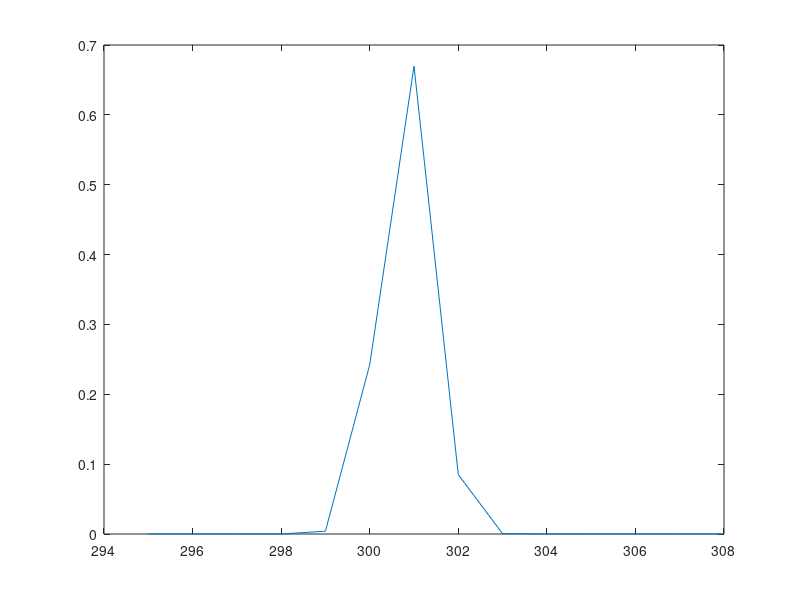

Write the MATLAB code that produced this figure.


a = [301 300.2 300.7 301.2 301.7 299.7 301.2 300.7 301.2 300.7]

mt = 300
ma = mean(a)
mi = max(a)

%systematisk fejl
Es = ma - mt
%Tilfældige fejl
Er = mi - ma

%% 


a2 = (a)';
pd = fitdist(a2,'Normal')

mu = 300.83;
s = 0.569698;

konfidens = s*1.96

A2min = min(a2)
A2max = max(a2)

x = 295:308;

y_norm = normpdf(x,mu,s);
plot(x,y_norm)

Konfidens95 = 100-konfidens
